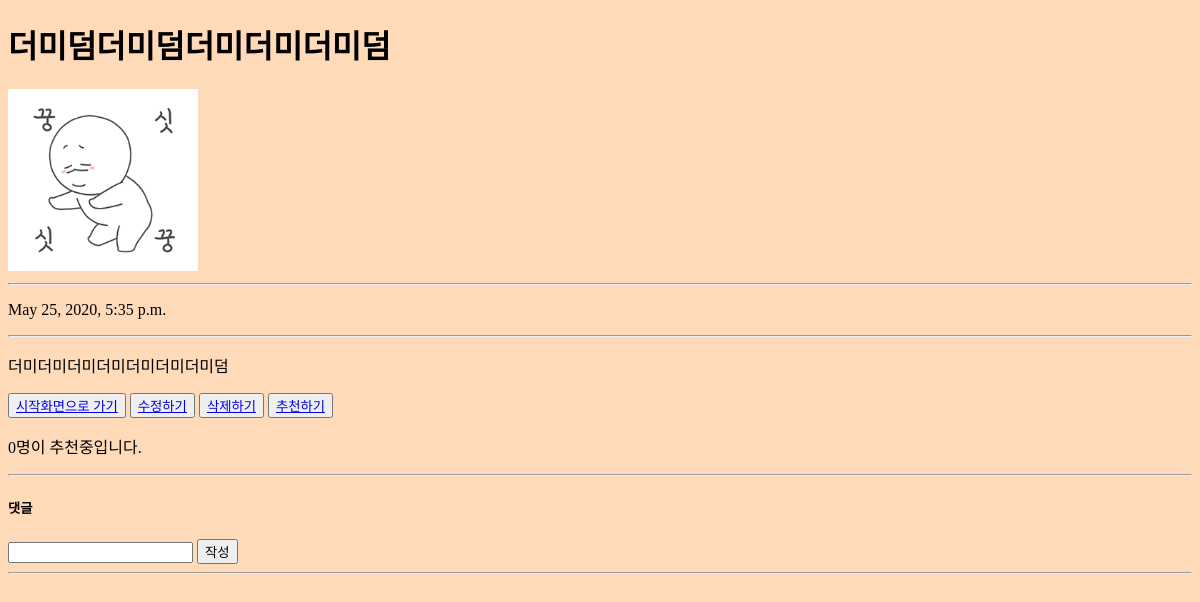
Before: /blog/17 with the older database file.
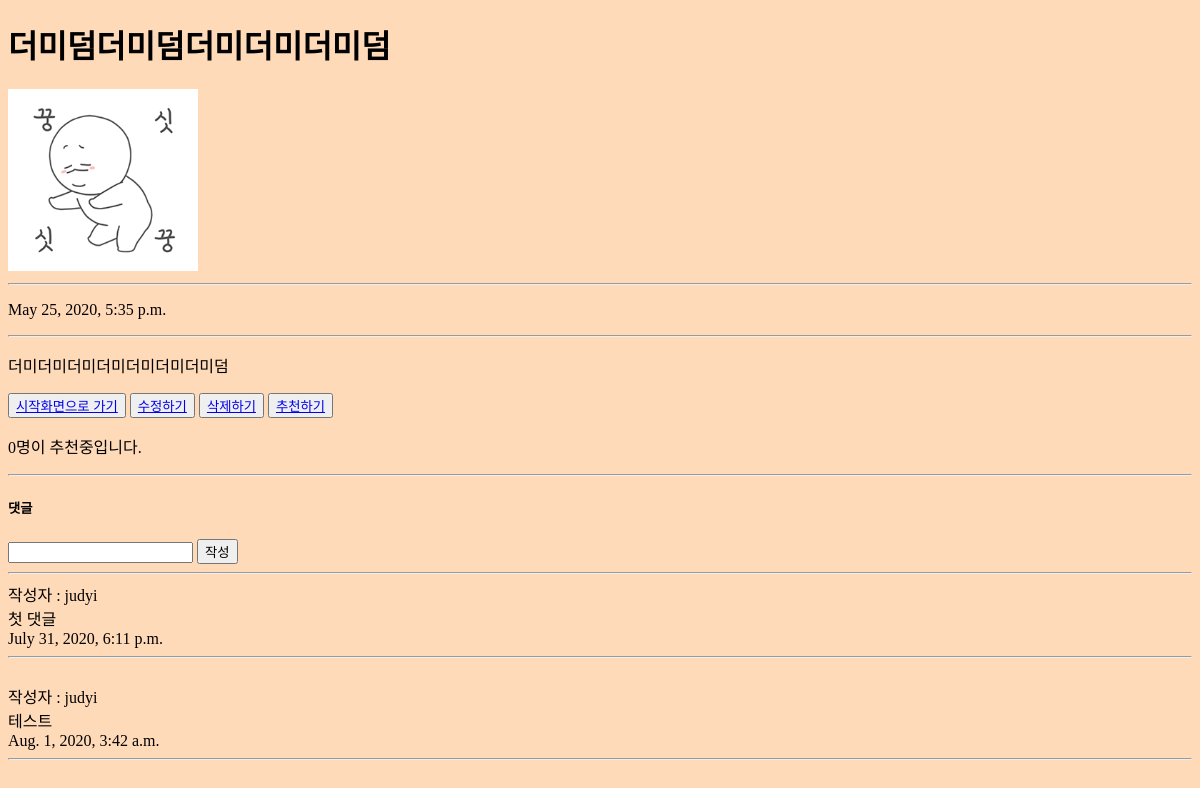
After: the same page with the newer database file.
### Blog/models.py (models this page shows, shortened)
class Blog_m(models.Model):
    title = models.CharField(max_length = 200)
    pub_date = models.DateTimeField()
    body = models.TextField()
    image = models.ImageField(upload_to = 'blog/', blank = True, null = True)
    writer = models.CharField(max_length = 100, null = True)
    like = models.ManyToManyField(settings.AUTH_USER_MODEL, related_name = 'likers')

class Comment_m(models.Model):
    commentBlog = models.ForeignKey(Blog_m, on_delete = models.CASCADE) #ForeignKey => 1:N 관계 -> 모델간 관계 형성 (한쪽에 종속)
    commentAuthor = models.ForeignKey(settings.AUTH_USER_MODEL, on_delete = models.SET_NULL, null = True, blank = True)
    pub_date = models.DateTimeField(auto_now_add = True)
    body = models.TextField()

### account/models.py (models this page shows)
class custom_model(AbstractUser):
    GENDER = (
        ("M","남자"),
        ("W", "여자"),
        ("O", '그 밖의 성')
    )
    birthday = models.DateField(blank = True, null = True)
    gender =  models.CharField(max_length = 10, blank = True, null = True, choices = GENDER)

### Blog/views.py (the view)
# urls.py: path('<int:blog_id>',views.detail, name = "detail"),
def detail(request,blog_id):
    select = get_object_or_404(Blog_m,pk = blog_id) #해당 키의 객체를 select에 담는다.
    comments = Comment_m.objects.filter(commentBlog = select)
    like_num = len(select.like.all())
    return render(request, 'detail.html',{'select':select, 'comments':comments, 'like_num':like_num})

### Blog/templates/detail.html (shortened to what this page needs)
<!DOCTYPE html>
<html lang="en">
<head>
</head>
<body>
    <h1>{{select.title}}</h1>
    {%if select.image%}
        <img src="{{select.image.url}}" alt="">
        <hr>
    {%endif%}
    <p>{{select.pub_date}}</p>
    <hr>
    <p>{{select.body}}</p>
    <button><a href="{%url 'begin'%}">시작화면으로 가기</a></button>
    <button><a href="{%url 'edit' select.id%}">수정하기</a></button>
    <button><a href="{%url 'delete' select.id%}">삭제하기</a></button>
    <button><a href="{%url 'likes' select.id %}">추천하기</a></button>
    <p>{{like_num}}명이 추천중입니다.</p>
    <hr>
    <h5>댓글</h5>
    <form action="{% url 'commenting' select.id %}" method = 'POST'>
        <input type="text" name = body>
        <button type="submit">작성</button>
    </form>
    <hr>
    {%for comment in comments%}
    작성자 : {{comment.commentAuthor}}
    <br>{{comment.body}}
    <br>{{comment.pub_date}}
    <hr>
    <br>{%endfor%}
</body>
</html>

### Blog/templates/detail.html (style rules this page uses)
body { background-color: peachpuff; }

Changed rows visible on the page:
added Comment_m: commentAuthor "judyi", body "첫 댓글", pub_date "July 31, 2020, 6:11 p.m."
added Comment_m: commentAuthor "judyi", body "테스트", pub_date "Aug. 1, 2020, 3:42 a.m."
